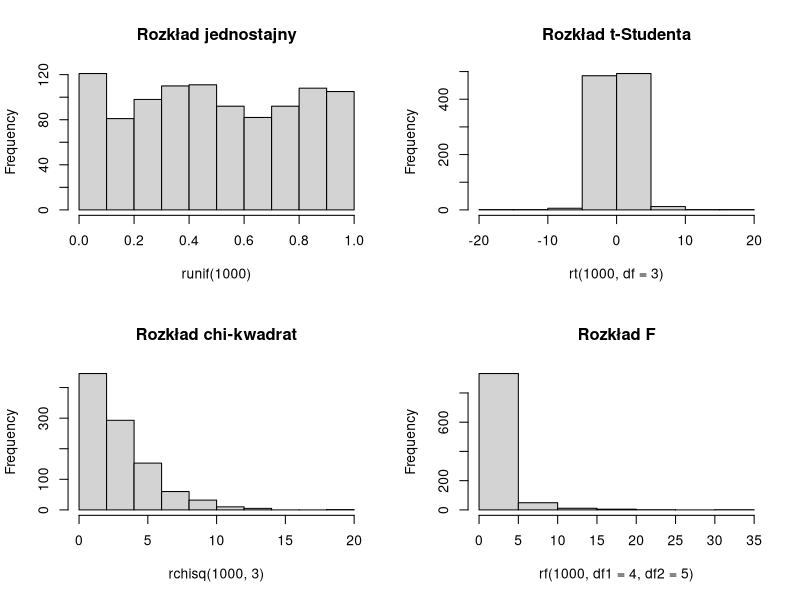
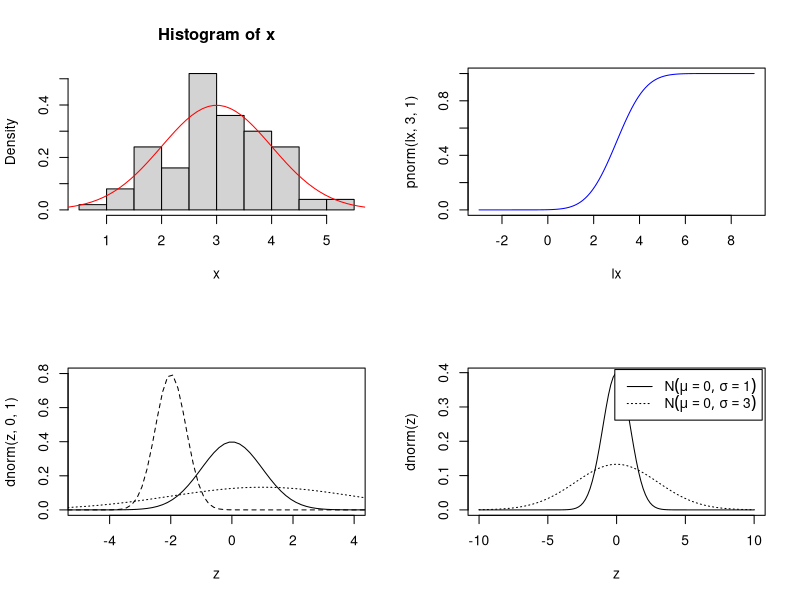
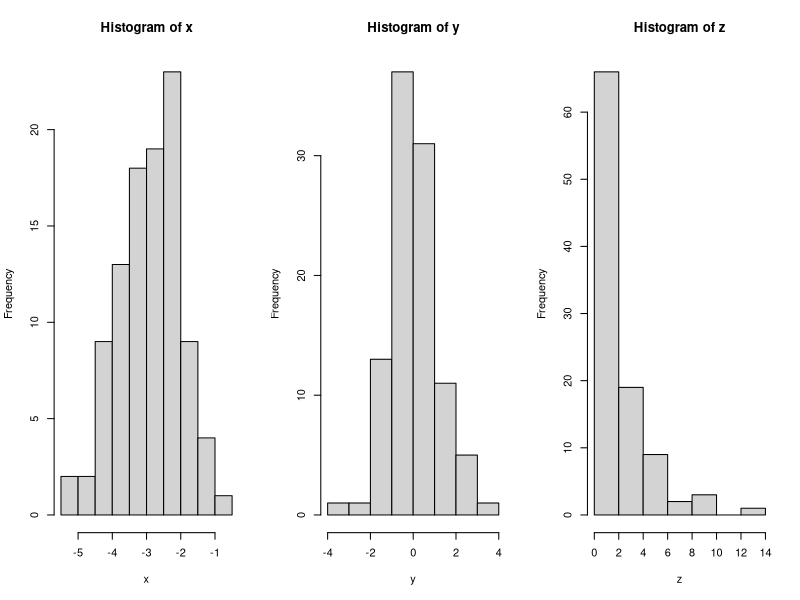

Here is the R script that generated these plots, in order:
## ---- chunk 1
rnorm(10)
## ---- chunk 2
#| echo: true
#| eval: true
# Rezultat wykonania kodu nie jest wyświetlany
rnorm(10, mean = 20, sd = 13)
## ---- chunk 3
#| echo: true
#| eval: true
#| label: fig-r01
#| fig-width: 8
#| fig-height: 8
#| fig-cap: Empiryczne rozkłady wartości losowych 4 zmiennych
par(mfrow = c(2, 2))
hist(runif(1000), main = "Rozkład jednostajny")
hist(rt(1000, df = 3), main = "Rozkład t-Studenta")
hist(rchisq(1000, 3), main = "Rozkład chi-kwadrat")
hist(rf(1000, df1 = 4, df2 = 5), main = "Rozkład F")
## ---- chunk 4
dnorm(0)
dnorm(0, mean = 3, sd = 1)
## ---- chunk 5
#| echo: false
#| eval: true
x <- rnorm(100, 3, 1)
## ---- chunk 6
#| label: fig-r02
#| fig-cap: Histogram i ocena gęstości dla losowych wartości z rozkładu normalnego
hist(x, prob = T)
lx = seq(-3, 9, length = 120)
lines(lx, dnorm(lx, 3, 1), col = 'red')
## ---- chunk 7
qnorm(0.5)
qnorm(c(0.95, 0.975, 0.995))
qnorm(0.9, 10, 2)
## ---- chunk 8
pnorm(0)

pnorm(0.9, 3, 1)
## ---- chunk 9
#| label: fig-r03
#| fig-cap: Dystrybuanta rozkładu normalnego standardowego
plot(lx, pnorm(lx, 3, 1), col='blue', type='l')
## ---- chunk 10
#| label: fig-r05
#| fig-cap: Gęstości trzech zmiennych o rozkładzie normalnym
z = seq(-10, 10, length = 120)
plot(z, dnorm(z, 0, 1), type = "l", xlim = c(-5, 4), ylim = c(0,.8))
lines(z, dnorm(z, 1, 3), type = "l", lty = "dotted")
lines(z, dnorm(z, -2, 0.5), type = "l", lty = "dashed")	
## ---- chunk 11
#| label: fig-r06
#| fig-cap: Wprowadzenie legendy na wykresie. Gęstość trzech zmiennych losowych o rozkładzie normalnym
plot(z, dnorm(z), type = "l")
lines(z, dnorm(z, 0, 3), type = "l", lty = "dotted")
legend("topright", inset = 0.01, lty = c("solid", "dotted"), c(expression(N(mu == 0, sigma == 1)), expression(N(mu == 0, sigma == 3))) )
## ---- chunk 12
x = rnorm(100, -3, 1)
y = rt(100, 8)
z = rchisq(100, 2)
par(mfrow = c(1, 3))
hist(x)
hist(y)
hist(z)
